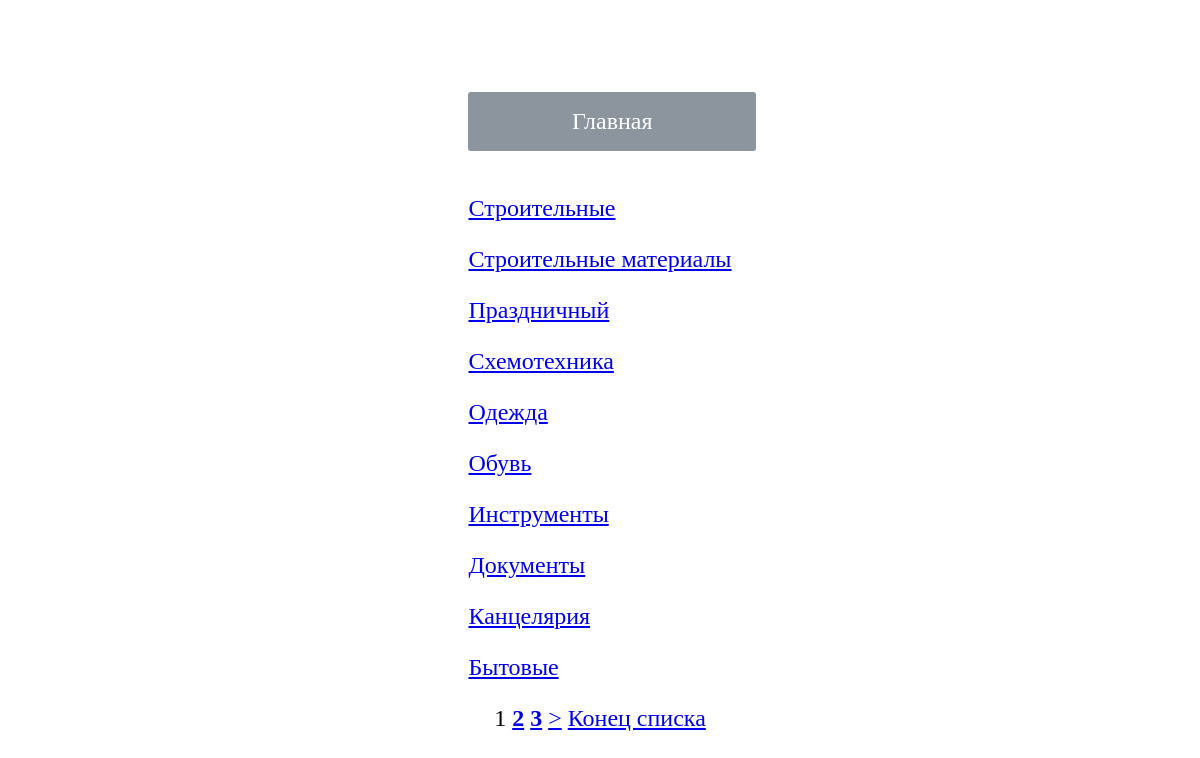
The page /inventory/category-list/ on the database its author committed.
### inventory_items/models.py (models this page shows, shortened)
class CategoryModel(models.Model):
    name = models.CharField(max_length=30,
                            verbose_name="Название категории",
                            blank=False,
                            null=False,
                            unique=True)

### inventory_items/views.py (the view)
class CategoryListView(ListView):
    model = CategoryModel
    template_name = 'inventory_items/category_list.html'
    paginate_by = PAGINATION_VAR

### inventory_items/templates/inventory_items/category_list.html (shortened to what this page needs)
{% extends 'inventory_items/base.html' %}
{% block content %}
    {% for cat in object_list %}
        <p>
            <a href="{% url 'inventory:category-details' pk=cat.id %}">
                {% if cat.name %}
                    {{ cat.name }}
                {% elif cat.number %}
                    {{ cat.number }}
                {% else %}
                    НЕТ ДАННЫХ
                {% endif %}
            </a>
        </p>
    {% endfor %}
    <div class="pagination">
        {% for p_item in paginator.page_range %}
            {% if page_obj.number == p_item %}
                {{ p_item }}
            {% elif p_item >= page_obj.number|add:-2 and p_item <= page_obj.number|add:2 %}
                <a href="?page={{ p_item }}"><b>{{ p_item }}</b></a>
            {% endif %}
        {% endfor %}
        {% if page_obj.has_next %}
            <a href="?page={{ page_obj.next_page_number }}">&gt;</a>
            <a href="?page={{ paginator.page_range.stop|add:-1 }}">Конец
                списка</a>
        {% endif %}
    </div>
{% endblock content %}

### inventory_items/static/css/standard_style.css (style rules this page uses)
html { height: 100vh; }
body { min-height: 100%; }
.parent { display: flex; }
div { font-size: 24px; }
.pagination { text-align: center; }

### inventory_items/static/css/mobile_style.css (style rules this page uses)
html { height: 100vh; }
body { min-height: 100%; }
.parent { display: flex; }
div { font-size: 30px; }
.pagination { text-align: center; }

### rows shown on the page
CategoryModel: name "Строительные"
CategoryModel: name "Строительные материалы"
CategoryModel: name "Праздничный"
CategoryModel: name "Схемотехника"
CategoryModel: name "Одежда"
CategoryModel: name "Обувь"
CategoryModel: name "Инструменты"
CategoryModel: name "Документы"
CategoryModel: name "Канцелярия"
CategoryModel: name "Бытовые"

### other values the page prints
{{ p_item }} "1"
{{ p_item }} "2" "3"
